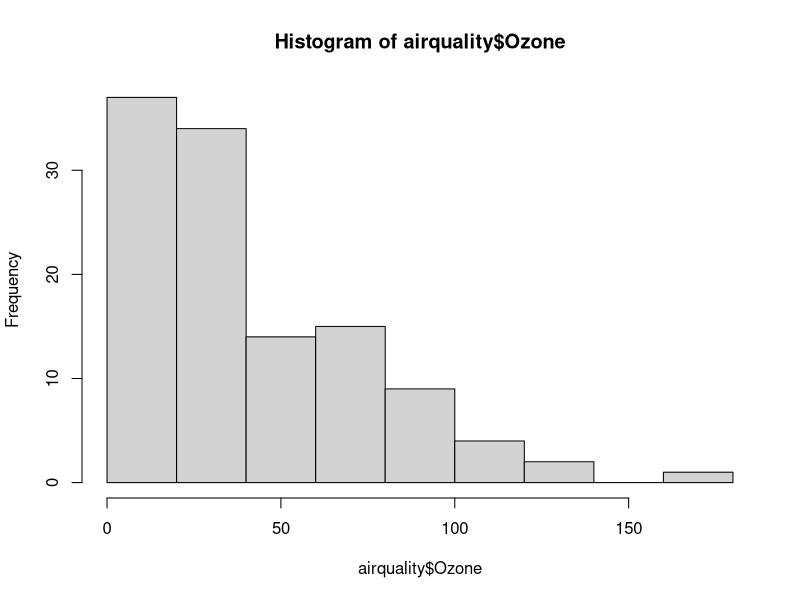
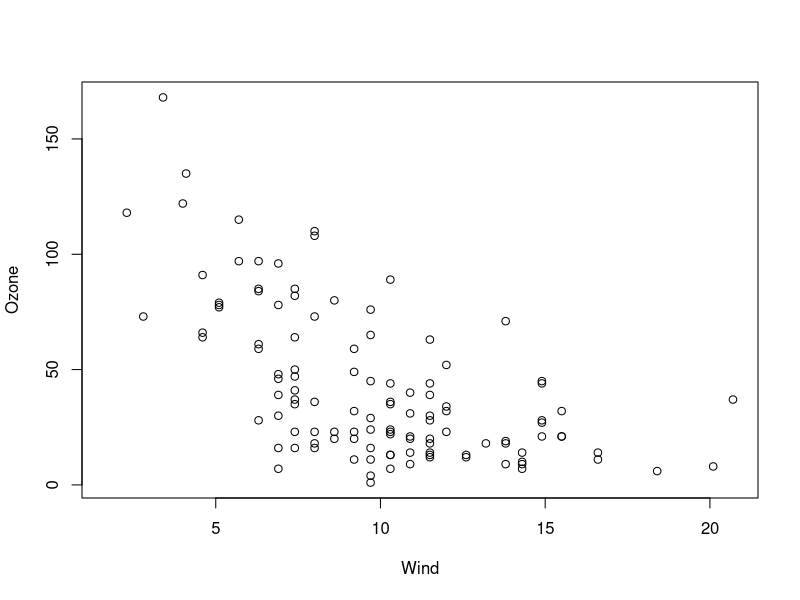
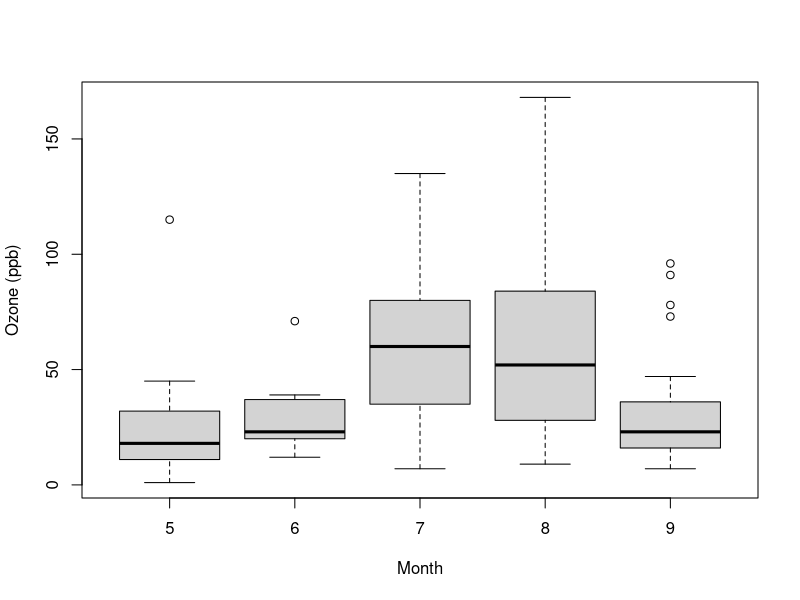
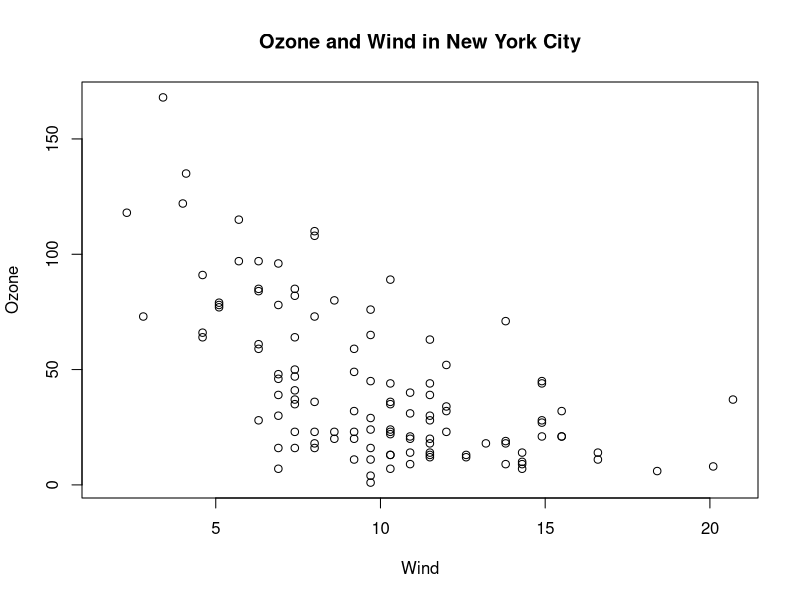
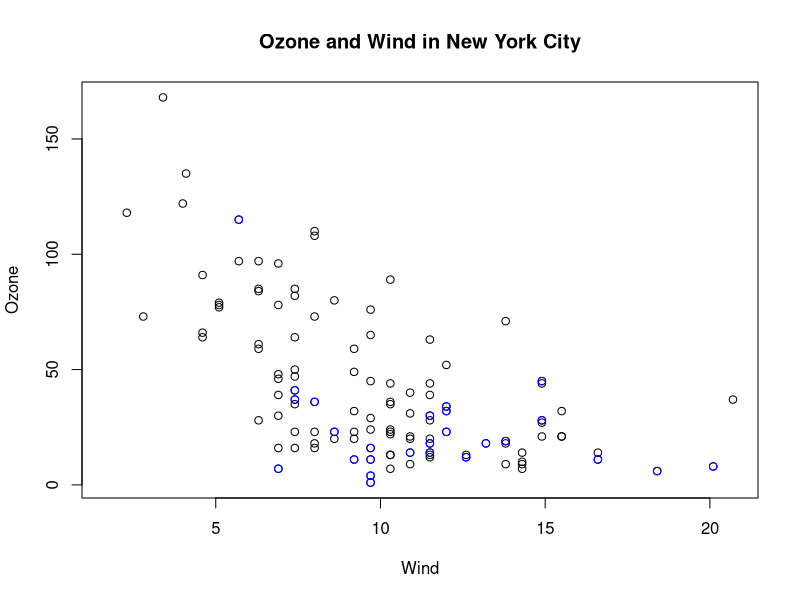
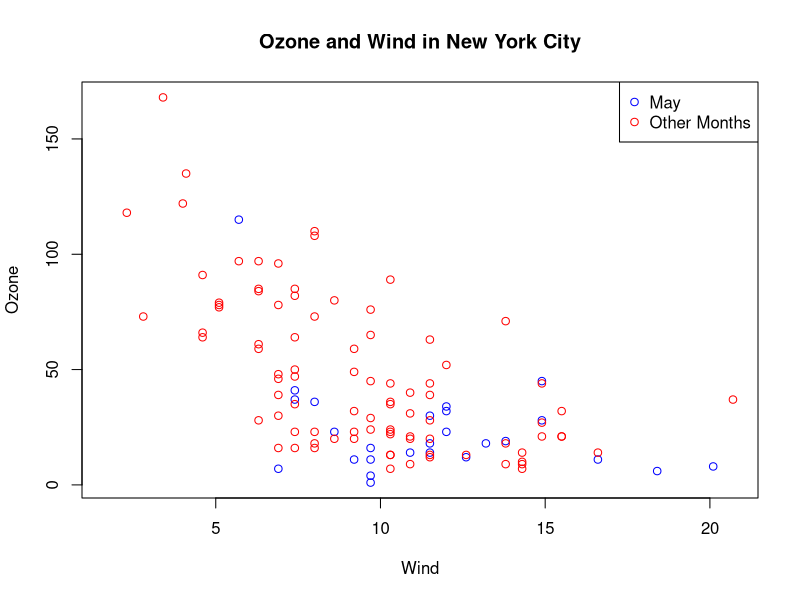
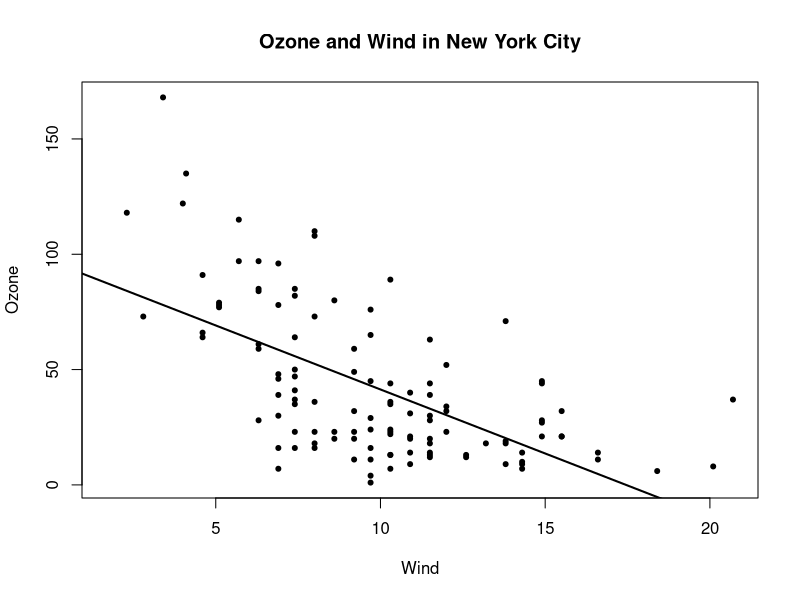
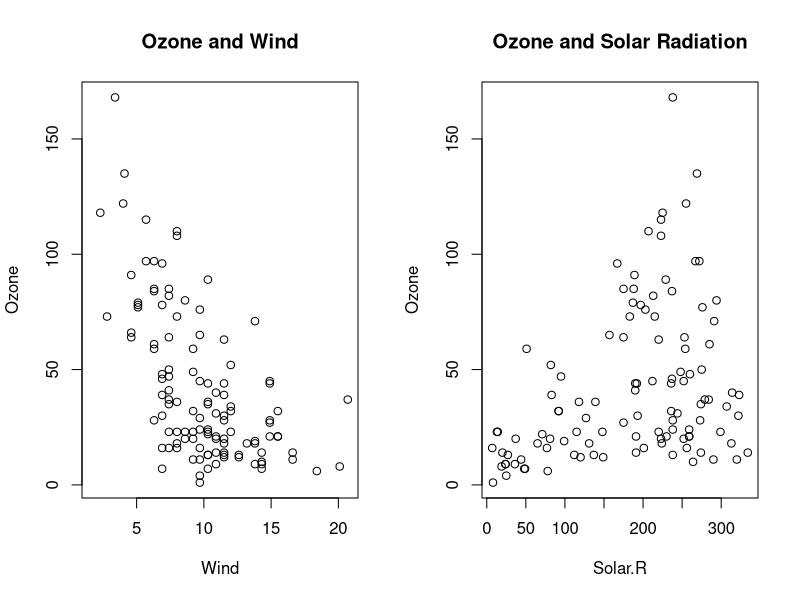

Write R code to recreate these figures, in order.
library(datasets)
hist(airquality$Ozone)  ## Draw a new plot
library(datasets)
with(airquality, plot(Wind, Ozone))
library(datasets)
airquality <- transform(airquality, Month = factor(Month))
boxplot(Ozone ~ Month, airquality, xlab = "Month", ylab = "Ozone (ppb)")
##pch: the plotting symbol (default is open circle)
##pch: the plotting symbol (default is open circle)
##lty: the line type (default is solid line), can be dashed, dotted, etc.
##lwd: the line width, specified as an integer multiple
##col: the plotting color, specified as a number, string, or hex code; the colors() function gives you a vector of colors by name
##xlab: character string for the x-axis label
##ylab: character string for the y-axis label
##par() function arguments
##las: the orientation of the axis labels on the plot
##bg: the background color
##mar: the margin size
##oma: the outer margin size (default is 0 for all sides)
##mfrow: number of plots per row, column (plots are filled row-wise)
##mfcol: number of plots per row, column (plots are filled column-wise)
##to test default values just look up 
##par("lty") etc.
##plot: make a scatterplot, or other type of plot depending on the class of the object being plotted
##lines: add lines to a plot, given a vector x values and a corresponding vector of y values (or a 2-column matrix); this function just connects the dots
##points: add points to a plot
##text: add text labels to a plot using specified x, y coordinates
##title: add annotations to x, y axis labels, title, subtitle, outer margin
##mtext: add arbitrary text to the margins (inner or outer) of the plot
##axis: adding axis ticks/labels
library(datasets)
with(airquality, plot(Wind, Ozone))
title(main = "Ozone and Wind in New York City")  ## Add a title
with(airquality, plot(Wind, Ozone, main = "Ozone and Wind in New York City"))
with(subset(airquality, Month == 5), points(Wind, Ozone, col = "blue"))
with(airquality, plot(Wind, Ozone, main = "Ozone and Wind in New York City", 
                      type = "n"))
with(subset(airquality, Month == 5), points(Wind, Ozone, col = "blue"))
with(subset(airquality, Month != 5), points(Wind, Ozone, col = "red"))
legend("topright", pch = 1, col = c("blue", "red"), legend = c("May", "Other Months"))
with(airquality, plot(Wind, Ozone, main = "Ozone and Wind in New York City", 
                      pch = 20))
model <- lm(Ozone ~ Wind, airquality)
abline(model, lwd = 2)
par(mfrow = c(1, 2))
with(airquality, {
  plot(Wind, Ozone, main = "Ozone and Wind")
  plot(Solar.R, Ozone, main = "Ozone and Solar Radiation")
})
par(mfrow = c(1, 3), mar = c(4, 4, 2, 1), oma = c(0, 0, 2, 0))
with(airquality, {
  plot(Wind, Ozone, main = "Ozone and Wind")
  plot(Solar.R, Ozone, main = "Ozone and Solar Radiation")
  plot(Temp, Ozone, main = "Ozone and Temperature")
  mtext("Ozone and Weather in New York City", outer = TRUE)
})
